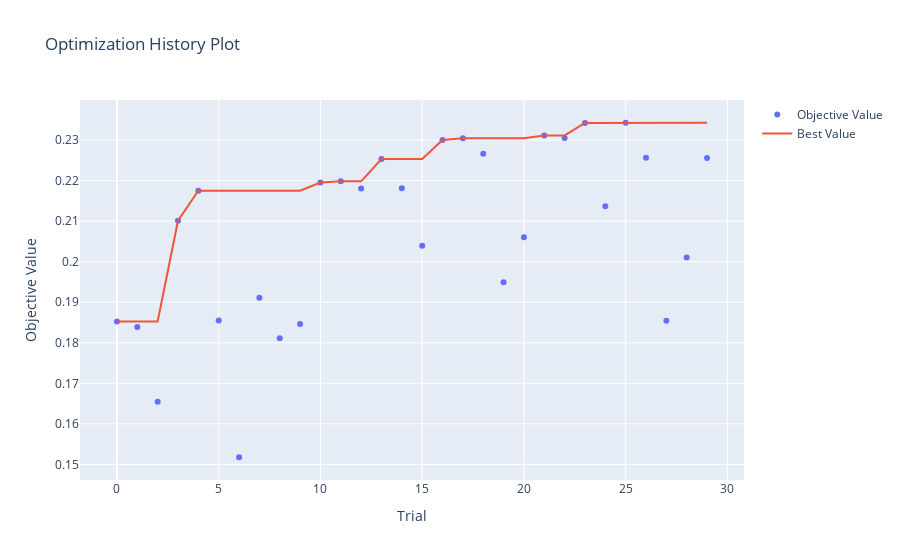

This figure's notebook cell:
### Code cell
optuna.visualization.plot_optimization_history(study_rf)

### Figure 1 — Plotly figure (JSON) as saved in the notebook; plotly's stock layout.template omitted (floating-point values rounded to 4 significant figures)
{"data": [{"mode": "markers", "name": "Objective Value", "type": "scatter", "x": [0, 1, 2, 3, 4, 5, 6, 7, 8, 9, 10, 11, 12, 13, 14, 15, 16, 17, 18, 19, 20, 21, 22, 23, 24, 25, 26, 27, 28, 29], "y": [0.1852, 0.1839, 0.1654, 0.2101, 0.2175, 0.1855, 0.1518, 0.1911, 0.1811, 0.1846, 0.2195, 0.2198, 0.218, 0.2253, 0.2181, 0.2039, 0.23, 0.2304, 0.2266, 0.1949, 0.206, 0.2311, 0.2305, 0.2342, 0.2137, 0.2343, 0.2257, 0.1854, 0.2011, 0.2256]}, {"mode": "lines", "name": "Best Value", "type": "scatter", "x": [0, 1, 2, 3, 4, 5, 6, 7, 8, 9, 10, 11, 12, 13, 14, 15, 16, 17, 18, 19, 20, 21, 22, 23, 24, 25, 26, 27, 28, 29], "y": [0.1852, 0.1852, 0.1852, 0.2101, 0.2175, 0.2175, 0.2175, 0.2175, 0.2175, 0.2175, 0.2195, 0.2198, 0.2198, 0.2253, 0.2253, 0.2253, 0.23, 0.2304, 0.2304, 0.2304, 0.2304, 0.2311, 0.2311, 0.2342, 0.2342, 0.2343, 0.2343, 0.2343, 0.2343, 0.2343]}, {"marker": {"color": "#cccccc"}, "mode": "markers", "name": "Infeasible Trial", "showlegend": false, "type": "scatter", "x": [], "y": []}], "layout": {"title": {"text": "Optimization History Plot"}, "xaxis": {"title": {"text": "Trial"}}, "yaxis": {"title": {"text": "Objective Value"}}}}
